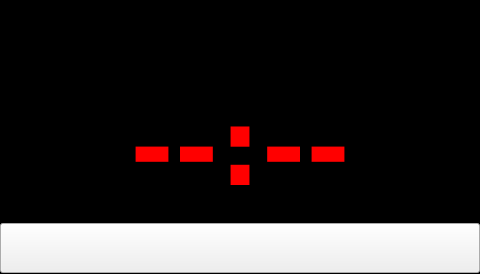
<?xml version="1.0" encoding="UTF-8"?>
<ui version="4.0">
 <class>page020</class>
 <widget class="QWidget" name="page020">
  <property name="geometry">
   <rect>
    <x>0</x>
    <y>0</y>
    <width>480</width>
    <height>274</height>
   </rect>
  </property>
  <property name="sizePolicy">
   <sizepolicy hsizetype="MinimumExpanding" vsizetype="MinimumExpanding">
    <horstretch>0</horstretch>
    <verstretch>0</verstretch>
   </sizepolicy>
  </property>
  <property name="minimumSize">
   <size>
    <width>272</width>
    <height>272</height>
   </size>
  </property>
  <property name="maximumSize">
   <size>
    <width>1280</width>
    <height>800</height>
   </size>
  </property>
  <property name="windowTitle">
   <string notr="true">page020</string>
  </property>
  <property name="styleSheet">
   <string notr="true">QWidget#page020
{
background-color: rgb(0, 0, 0);
}</string>
  </property>
  <layout class="QVBoxLayout" name="verticalLayout">
   <property name="spacing">
    <number>0</number>
   </property>
   <property name="margin">
    <number>0</number>
   </property>
   <item>
    <widget class="HeaderPanel" name="headerPanel" native="true">
     <property name="sizePolicy">
      <sizepolicy hsizetype="MinimumExpanding" vsizetype="MinimumExpanding">
       <horstretch>0</horstretch>
       <verstretch>0</verstretch>
      </sizepolicy>
     </property>
     <property name="minimumSize">
      <size>
       <width>480</width>
       <height>72</height>
      </size>
     </property>
     <property name="maximumSize">
      <size>
       <width>16777215</width>
       <height>72</height>
      </size>
     </property>
    </widget>
   </item>
   <item>
    <spacer name="verticalSpacer_top">
     <property name="orientation">
      <enum>Qt::Vertical</enum>
     </property>
     <property name="sizeHint" stdset="0">
      <size>
       <width>20</width>
       <height>40</height>
      </size>
     </property>
    </spacer>
   </item>
   <item>
    <widget class="QLabel" name="label_time">
     <property name="enabled">
      <bool>true</bool>
     </property>
     <property name="sizePolicy">
      <sizepolicy hsizetype="MinimumExpanding" vsizetype="MinimumExpanding">
       <horstretch>0</horstretch>
       <verstretch>0</verstretch>
      </sizepolicy>
     </property>
     <property name="minimumSize">
      <size>
       <width>0</width>
       <height>150</height>
      </size>
     </property>
     <property name="maximumSize">
      <size>
       <width>16777215</width>
       <height>16777215</height>
      </size>
     </property>
     <property name="font">
      <font>
       <family>DejaVu Sans</family>
       <pointsize>80</pointsize>
       <weight>75</weight>
       <bold>true</bold>
      </font>
     </property>
     <property name="styleSheet">
      <string notr="true">color: rgb(255, 0, 0);</string>
     </property>
     <property name="text">
      <string>--:--</string>
     </property>
     <property name="alignment">
      <set>Qt::AlignCenter</set>
     </property>
    </widget>
   </item>
   <item>
    <spacer name="verticalSpacer">
     <property name="orientation">
      <enum>Qt::Vertical</enum>
     </property>
     <property name="sizeHint" stdset="0">
      <size>
       <width>20</width>
       <height>40</height>
      </size>
     </property>
    </spacer>
   </item>
   <item>
    <widget class="ATCMdate" name="atcmDate">
     <property name="sizePolicy">
      <sizepolicy hsizetype="MinimumExpanding" vsizetype="MinimumExpanding">
       <horstretch>0</horstretch>
       <verstretch>0</verstretch>
      </sizepolicy>
     </property>
     <property name="minimumSize">
      <size>
       <width>0</width>
       <height>50</height>
      </size>
     </property>
     <property name="maximumSize">
      <size>
       <width>16777215</width>
       <height>72</height>
      </size>
     </property>
     <property name="font">
      <font>
       <family>DejaVu Sans</family>
       <pointsize>24</pointsize>
       <weight>75</weight>
       <bold>true</bold>
      </font>
     </property>
     <property name="whatsThis">
      <string>ATCMdate widget</string>
     </property>
     <property name="bgColor">
      <color>
       <red>0</red>
       <green>0</green>
       <blue>0</blue>
      </color>
     </property>
     <property name="fontColor">
      <color>
       <red>255</red>
       <green>0</green>
       <blue>0</blue>
      </color>
     </property>
     <property name="borderWidth">
      <number>0</number>
     </property>
     <property name="borderRadius">
      <number>0</number>
     </property>
    </widget>
   </item>
   <item>
    <spacer name="verticalSpacer_bottom">
     <property name="orientation">
      <enum>Qt::Vertical</enum>
     </property>
     <property name="sizeHint" stdset="0">
      <size>
       <width>20</width>
       <height>40</height>
      </size>
     </property>
    </spacer>
   </item>
  </layout>
 </widget>
 <customwidgets>
  <customwidget>
   <class>ATCMdate</class>
   <extends>QPushButton</extends>
   <header>atcmplugin.h</header>
  </customwidget>
  <customwidget>
   <class>HeaderPanel</class>
   <extends>QWidget</extends>
   <header>headerpanel.h</header>
   <container>1</container>
  </customwidget>
 </customwidgets>
 <resources/>
 <connections/>
 <slots>
  <slot>goto_page(const char*,bool)</slot>
 </slots>
</ui>
